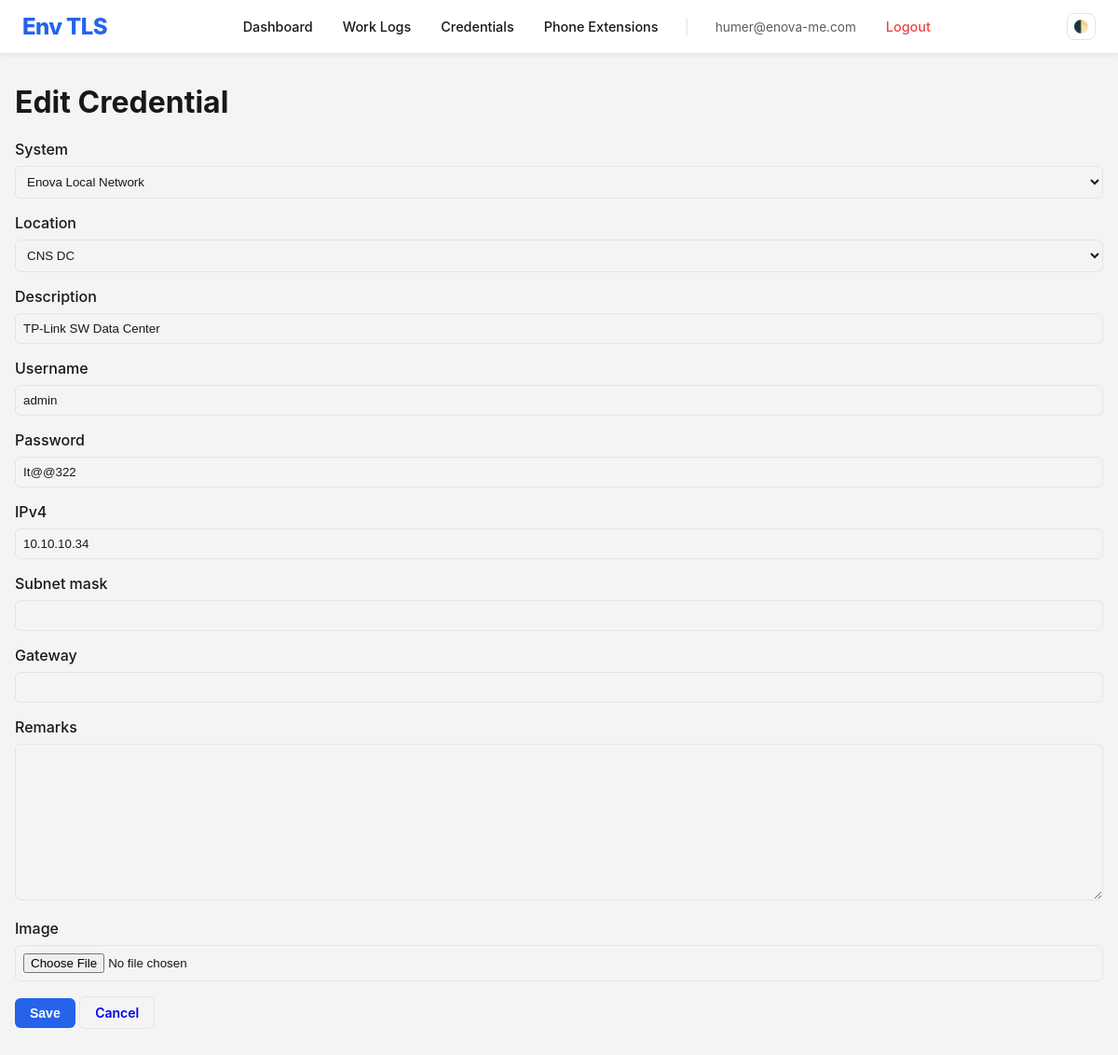
The app's page /credentials/217/edit/ (signed in) with its own data.
### credential_manager/models.py (models this page shows, shortened)
class Credential(models.Model):
    system = models.ForeignKey(System, on_delete=models.CASCADE)
    location = models.ForeignKey(Location, on_delete=models.SET_NULL, null=True, blank=True)
    description = models.CharField(max_length=255)
    username = models.CharField(max_length=200, blank=True, null=True)
    password = models.CharField(max_length=200, blank=True, null=True)
    ipv4 = models.GenericIPAddressField(protocol='IPv4', blank=True, null=True, verbose_name="IPv4")
    subnet_mask = models.GenericIPAddressField(protocol='IPv4', blank=True, null=True)
    gateway = models.GenericIPAddressField(protocol='IPv4', blank=True, null=True)
    remarks = models.TextField(blank=True, null=True)
    created = models.DateTimeField(auto_now_add=True)
    updated = models.DateTimeField(auto_now=True)
    image = models.ImageField(upload_to='credentials/', blank=True, null=True)

### credential_manager/views.py (the view)
# urls.py: path('<int:pk>/edit/', views.CredentialUpdateView.as_view(), name='credential_update'),
class CredentialUpdateView(LoginRequiredMixin, UpdateView):
    model = Credential
    form_class = CredentialForm
    success_url = reverse_lazy('credential_manage')
    template_name = 'credential_manager/credential_form.html'

### credential_manager/forms.py (shortened to what this page needs)
class CredentialForm(forms.ModelForm):
    class Meta:
        model = Credential
        fields = ['system', 'location', 'description', 'username', 'password', 'ipv4', 'subnet_mask', 'gateway', 'remarks', 'image']

### credential_manager/models.py (called while the page is built)
    def __str__(self):
        return self.name

    def __str__(self):
        return self.name

### credential_manager/templates/credential_manager/credential_form.html (shortened to what this page needs)
{% extends 'base.html' %}
{% block content %}
<h1>{% if object %}Edit{% else %}Add{% endif %} Credential</h1>
<form method="post" enctype="multipart/form-data">
    {% for field in form %}
    <div class="form-group">
        <label for="{{ field.id_for_label }}">{{ field.label }}</label>
        {{ field }}
    </div>
    {% endfor %}
    <button type="submit" class="btn btn-primary">Save</button>
    <a href="{% url 'credential_list' %}" class="btn"
        style="background: transparent; border: 1px solid var(--border-color);">Cancel</a>
</form>
{% endblock %}

### templates/base.html (shortened to what this page needs)
<!DOCTYPE html>
<html lang="en">
  <head>
  </head>
  <body>
    <nav class="navbar">
      <a href="{% url 'dashboard' %}" class="navbar-brand">Env TLS</a>
      <div class="nav-menu" id="navMenu">
        {% if user.is_authenticated %}
        <a href="{% url 'dashboard' %}" class="nav-link">Dashboard</a>
        <a href="{% url 'worklog_list' %}" class="nav-link">Work Logs</a>
        <a href="{% url 'credential_list' %}" class="nav-link">Credentials</a>
        <a href="{% url 'phone_extension_list' %}" class="nav-link"
          >Phone Extensions</a
        >
        <span
          class="nav-divider"
          style="margin: 0 0.5rem; color: var(--border-color)"
          >|</span
        >
        <span style="font-size: 0.85rem; opacity: 0.7; padding: 0.5rem 0.75rem"
          >{{ user.username }}</span
        >
        <a
          href="{% url 'logout' %}"
          class="nav-link"
          style="color: var(--danger-color)"
          >Logout</a
        >
        {% else %}
        <a href="{% url 'login' %}" class="nav-link">Login</a>
        {% endif %}
      </div>
      <div style="display: flex; align-items: center; gap: 0.75rem">
        <button
          class="theme-toggle"
          onclick="toggleTheme()"
          title="Toggle Dark Mode"
        >
          🌓
        </button>
      </div>
    </nav>
    <div class="container">{% block content %} {% endblock %}</div>
  </body>
</html>

### templates/base.html (style rules this page uses)
:root { --bg-color: #f4f4f5; --text-color: #18181b; --card-bg: #ffffff; --border-color: #e4e4e7; --primary-color: #2563eb; --primary-hover: #1d4ed8; --danger-color: #ef4444; }
body { font-family: -apple-system, BlinkMacSystemFont, "Segoe UI", Roboto, "Helvetica Neue", Arial, sans-serif; background-color: var(--bg-color); color: var(--text-color); margin: 0; padding: 0; transition: background-color 0.3s, color 0.3s; }
.navbar { background-color: var(--card-bg); border-bottom: 1px solid var(--border-color); padding: 0.75rem 1.5rem; display: flex; justify-content: space-between; align-items: center; position: sticky; top: 0; z-index: 1000; box-shadow: 0 2px 4px rgba(0, 0, 0, 0.05); }
.navbar-brand { font-size: 1.5rem; font-weight: 800; text-decoration: none; color: var(--primary-color); letter-spacing: -0.025em; }
.nav-menu { display: flex; align-items: center; gap: 0.5rem; }
.nav-link { text-decoration: none; color: var(--text-color); padding: 0.5rem 0.75rem; font-weight: 500; border-radius: 0.5rem; transition: all 0.2s; font-size: 0.9rem; }
.container { max-width: 1200px; margin: 2rem auto; padding: 0 1rem; }
.btn { display: inline-block; padding: 0.5rem 1rem; border-radius: 0.375rem; text-decoration: none; cursor: pointer; border: none; font-size: 0.875rem; font-weight: 600; transition: background-color 0.2s; }
.btn-primary { background-color: var(--primary-color); color: white; }
.theme-toggle { cursor: pointer; background: none; border: 1px solid var(--border-color); color: var(--text-color); padding: 0.4rem; border-radius: 0.5rem; display: flex; align-items: center; justify-content: center; transition: all 0.2s; }
.form-group { margin-bottom: 1rem; }
label { display: block; margin-bottom: 0.5rem; font-weight: 500; }
input, textarea, select { width: 100%; padding: 0.5rem; border-radius: 0.375rem; border: 1px solid var(--border-color); background-color: var(--bg-color); color: var(--text-color); box-sizing: border-box; }

### records on screen
Credential: form "Enova Local Network" "CNS DC" "TP-Link SW Data Center" "admin" "It@@322" "10.10.10.34"

### other values on screen
{{ user.username }} "humer@enova-me.com"
{{ field.label }} "System" "Location" "Description" "Username" "Password" "IPv4" "Subnet mask" "Gateway" "Remarks" "Image"
